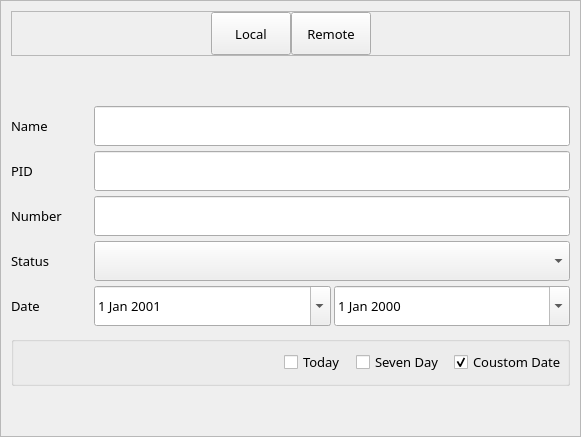
        <widget class="QFrame" name="frame">
         <property name="sizePolicy">
          <sizepolicy hsizetype="Preferred" vsizetype="Preferred">
           <horstretch>0</horstretch>
           <verstretch>0</verstretch>
          </sizepolicy>
         </property>
         <property name="minimumSize">
          <size>
           <width>325</width>
           <height>0</height>
          </size>
         </property>
         <property name="frameShape">
          <enum>QFrame::StyledPanel</enum>
         </property>
         <property name="frameShadow">
          <enum>QFrame::Raised</enum>
         </property>
         <layout class="QVBoxLayout" name="verticalLayout">
          <property name="spacing">
           <number>10</number>
          </property>
          <property name="leftMargin">
           <number>10</number>
          </property>
          <property name="topMargin">
           <number>10</number>
          </property>
          <property name="rightMargin">
           <number>10</number>
          </property>
          <property name="bottomMargin">
           <number>10</number>
          </property>
          <item>
           <widget class="QFrame" name="mQueryFrm">
            <property name="minimumSize">
             <size>
              <width>0</width>
              <height>45</height>
             </size>
            </property>
            <property name="maximumSize">
             <size>
              <width>16777215</width>
              <height>84</height>
             </size>
            </property>
            <property name="frameShape">
             <enum>QFrame::StyledPanel</enum>
            </property>
            <property name="frameShadow">
             <enum>QFrame::Raised</enum>
            </property>
            <layout class="QHBoxLayout" name="horizontalLayout_4">
             <property name="spacing">
              <number>0</number>
             </property>
             <property name="leftMargin">
              <number>0</number>
             </property>
             <property name="topMargin">
              <number>0</number>
             </property>
             <property name="rightMargin">
              <number>0</number>
             </property>
             <property name="bottomMargin">
              <number>0</number>
             </property>
             <item>
              <spacer name="horizontalSpacer">
               <property name="orientation">
                <enum>Qt::Horizontal</enum>
               </property>
               <property name="sizeHint" stdset="0">
                <size>
                 <width>199</width>
                 <height>20</height>
                </size>
               </property>
              </spacer>
             </item>
             <item>
              <widget class="QPushButton" name="mRemoteOrLocal">
               <property name="sizePolicy">
                <sizepolicy hsizetype="Preferred" vsizetype="Preferred">
                 <horstretch>0</horstretch>
                 <verstretch>0</verstretch>
                </sizepolicy>
               </property>
               <property name="minimumSize">
                <size>
                 <width>65</width>
                 <height>40</height>
                </size>
               </property>
               <property name="font">
                <font>
                 <family>微软雅黑</family>
                 <pointsize>10</pointsize>
                </font>
               </property>
               <property name="whatsThis">
                <string/>
               </property>
               <property name="text">
                <string>Local</string>
               </property>
              </widget>
             </item>
             <item>
              <widget class="QPushButton" name="mRemoteOrLocal2">
               <property name="sizePolicy">
                <sizepolicy hsizetype="Preferred" vsizetype="Preferred">
                 <horstretch>0</horstretch>
                 <verstretch>0</verstretch>
                </sizepolicy>
               </property>
               <property name="minimumSize">
                <size>
                 <width>65</width>
                 <height>40</height>
                </size>
               </property>
               <property name="font">
                <font>
                 <family>微软雅黑</family>
                 <pointsize>10</pointsize>
                </font>
               </property>
               <property name="text">
                <string>Remote</string>
               </property>
              </widget>
             </item>
             <item>
              <spacer name="horizontalSpacer_2">
               <property name="orientation">
                <enum>Qt::Horizontal</enum>
               </property>
               <property name="sizeHint" stdset="0">
                <size>
                 <width>198</width>
                 <height>20</height>
                </size>
               </property>
              </spacer>
             </item>
            </layout>
           </widget>
          </item>
          <item>
           <spacer name="verticalSpacer_3">
            <property name="orientation">
             <enum>Qt::Vertical</enum>
            </property>
            <property name="sizeHint" stdset="0">
             <size>
              <width>20</width>
              <height>40</height>
             </size>
            </property>
           </spacer>
          </item>
          <item>
           <layout class="QGridLayout" name="gridLayout">
            <property name="horizontalSpacing">
             <number>3</number>
            </property>
            <property name="verticalSpacing">
             <number>5</number>
            </property>
            <item row="2" column="0">
             <widget class="QLabel" name="AccessionLabel_3">
              <property name="minimumSize">
               <size>
                <width>80</width>
                <height>40</height>
               </size>
              </property>
              <property name="maximumSize">
               <size>
                <width>80</width>
                <height>45</height>
               </size>
              </property>
              <property name="font">
               <font>
                <family>微软雅黑</family>
                <pointsize>10</pointsize>
               </font>
              </property>
              <property name="text">
               <string>Number</string>
              </property>
             </widget>
            </item>
            <item row="2" column="1" colspan="2">
             <widget class="QLineEdit" name="AccessionLineEdit_3">
              <property name="sizePolicy">
               <sizepolicy hsizetype="Preferred" vsizetype="Preferred">
                <horstretch>0</horstretch>
                <verstretch>0</verstretch>
               </sizepolicy>
              </property>
              <property name="minimumSize">
               <size>
                <width>200</width>
                <height>40</height>
               </size>
              </property>
              <property name="font">
               <font>
                <family>微软雅黑</family>
                <pointsize>10</pointsize>
               </font>
              </property>
             </widget>
            </item>
            <item row="4" column="2">
             <widget class="QDateEdit" name="ToDateEdit_2">
              <property name="enabled">
               <bool>true</bool>
              </property>
              <property name="sizePolicy">
               <sizepolicy hsizetype="Preferred" vsizetype="Preferred">
                <horstretch>0</horstretch>
                <verstretch>0</verstretch>
               </sizepolicy>
              </property>
              <property name="minimumSize">
               <size>
                <width>100</width>
                <height>40</height>
               </size>
              </property>
              <property name="font">
               <font>
                <family>微软雅黑</family>
                <pointsize>10</pointsize>
               </font>
              </property>
              <property name="calendarPopup">
               <bool>true</bool>
              </property>
              <property name="currentSectionIndex">
               <number>0</number>
              </property>
              <property name="timeSpec">
               <enum>Qt::LocalTime</enum>
              </property>
             </widget>
            </item>
            <item row="0" column="0">
             <widget class="QLabel" name="PersonNameLabel_4">
              <property name="minimumSize">
               <size>
                <width>80</width>
                <height>40</height>
               </size>
              </property>
              <property name="maximumSize">
               <size>
                <width>80</width>
                <height>40</height>
               </size>
              </property>
              <property name="font">
               <font>
                <family>微软雅黑</family>
                <pointsize>10</pointsize>
               </font>
              </property>
              <property name="text">
               <string>Name</string>
              </property>
             </widget>
            </item>
            <item row="0" column="1" colspan="2">
             <widget class="QLineEdit" name="PersonNameLineEdit_2">
              <property name="sizePolicy">
               <sizepolicy hsizetype="Preferred" vsizetype="Preferred">
                <horstretch>0</horstretch>
                <verstretch>0</verstretch>
               </sizepolicy>
              </property>
              <property name="minimumSize">
               <size>
                <width>200</width>
                <height>40</height>
               </size>
              </property>
              <property name="font">
               <font>
                <family>微软雅黑</family>
                <pointsize>10</pointsize>
               </font>
              </property>
             </widget>
            </item>
            <item row="1" column="0">
             <widget class="QLabel" name="PIDLabel_2">
              <property name="sizePolicy">
               <sizepolicy hsizetype="Preferred" vsizetype="Preferred">
                <horstretch>0</horstretch>
                <verstretch>0</verstretch>
               </sizepolicy>
              </property>
              <property name="minimumSize">
               <size>
                <width>80</width>
                <height>40</height>
               </size>
              </property>
              <property name="maximumSize">
               <size>
                <width>80</width>
                <height>40</height>
               </size>
              </property>
              <property name="font">
               <font>
                <family>微软雅黑</family>
                <pointsize>10</pointsize>
               </font>
              </property>
              <property name="text">
               <string>PID</string>
              </property>
             </widget>
            </item>
            <item row="4" column="1">
             <widget class="QDateEdit" name="FromDateEdit_2">
              <property name="enabled">
               <bool>true</bool>
              </property>
              <property name="sizePolicy">
               <sizepolicy hsizetype="Preferred" vsizetype="Preferred">
                <horstretch>0</horstretch>
                <verstretch>0</verstretch>
               </sizepolicy>
              </property>
              <property name="minimumSize">
               <size>
                <width>100</width>
                <height>40</height>
               </size>
              </property>
              <property name="font">
               <font>
                <family>微软雅黑</family>
                <pointsize>10</pointsize>
               </font>
              </property>
              <property name="dateTime">
               <datetime>
                <hour>0</hour>
                <minute>0</minute>
                <second>0</second>
                <year>2001</year>
                <month>1</month>
                <day>1</day>
               </datetime>
              </property>
              <property name="time">
               <time>
                <hour>0</hour>
                <minute>0</minute>
                <second>0</second>
               </time>
              </property>
              <property name="calendarPopup">
               <bool>true</bool>
              </property>
              <property name="currentSectionIndex">
               <number>0</number>
              </property>
             </widget>
            </item>
            <item row="3" column="0">
             <widget class="QLabel" name="caijiLabel_2">
              <property name="minimumSize">
               <size>
                <width>80</width>
                <height>40</height>
               </size>
              </property>
              <property name="maximumSize">
               <size>
                <width>80</width>
                <height>40</height>
               </size>
              </property>
              <property name="font">
               <font>
                <family>微软雅黑</family>
                <pointsize>10</pointsize>
               </font>
              </property>
              <property name="text">
               <string>Status</string>
              </property>
             </widget>
            </item>
            <item row="1" column="1" colspan="2">
             <widget class="QLineEdit" name="PIDLineEdit_2">
              <property name="sizePolicy">
               <sizepolicy hsizetype="Preferred" vsizetype="Preferred">
                <horstretch>0</horstretch>
                <verstretch>0</verstretch>
               </sizepolicy>
              </property>
              <property name="minimumSize">
               <size>
                <width>200</width>
                <height>40</height>
               </size>
              </property>
              <property name="font">
               <font>
                <family>微软雅黑</family>
                <pointsize>10</pointsize>
               </font>
              </property>
             </widget>
            </item>
            <item row="3" column="1" colspan="2">
             <widget class="QComboBox" name="CJ_State_2">
              <property name="sizePolicy">
               <sizepolicy hsizetype="Preferred" vsizetype="Preferred">
                <horstretch>0</horstretch>
                <verstretch>0</verstretch>
               </sizepolicy>
              </property>
              <property name="minimumSize">
               <size>
                <width>200</width>
                <height>40</height>
               </size>
              </property>
              <property name="font">
               <font>
                <family>微软雅黑</family>
                <pointsize>10</pointsize>
               </font>
              </property>
             </widget>
            </item>
            <item row="4" column="0">
             <widget class="QLabel" name="label">
              <property name="minimumSize">
               <size>
                <width>80</width>
                <height>40</height>
               </size>
              </property>
              <property name="maximumSize">
               <size>
                <width>80</width>
                <height>40</height>
               </size>
              </property>
              <property name="font">
               <font>
                <family>微软雅黑</family>
                <pointsize>10</pointsize>
               </font>
              </property>
              <property name="text">
               <string>Date</string>
              </property>
             </widget>
            </item>
           </layout>
          </item>
          <item>
           <widget class="QGroupBox" name="mQueryDateFrm">
            <property name="minimumSize">
             <size>
              <width>0</width>
              <height>50</height>
             </size>
            </property>
            <property name="maximumSize">
             <size>
              <width>16777215</width>
              <height>50</height>
             </size>
            </property>
            <layout class="QHBoxLayout" name="horizontalLayout">
             <property name="spacing">
              <number>10</number>
             </property>
             <property name="leftMargin">
              <number>0</number>
             </property>
             <property name="topMargin">
              <number>0</number>
             </property>
             <property name="rightMargin">
              <number>0</number>
             </property>
             <property name="bottomMargin">
              <number>0</number>
             </property>
             <item>
              <spacer name="horizontalSpacer_17">
               <property name="orientation">
                <enum>Qt::Horizontal</enum>
               </property>
               <property name="sizeHint" stdset="0">
                <size>
                 <width>191</width>
                 <height>20</height>
                </size>
               </property>
              </spacer>
             </item>
             <item>
              <widget class="QCheckBox" name="scheduleTimecheckBox_2">
               <property name="minimumSize">
                <size>
                 <width>0</width>
                 <height>30</height>
                </size>
               </property>
               <property name="maximumSize">
                <size>
                 <width>16777215</width>
                 <height>30</height>
                </size>
               </property>
               <property name="font">
                <font>
                 <family>微软雅黑</family>
                 <pointsize>10</pointsize>
                </font>
               </property>
               <property name="text">
                <string>Today</string>
               </property>
               <property name="checked">
                <bool>false</bool>
               </property>
               <property name="autoExclusive">
                <bool>true</bool>
               </property>
              </widget>
             </item>
             <item>
              <widget class="QCheckBox" name="scheduleTimecheckBox_3">
               <property name="minimumSize">
                <size>
                 <width>0</width>
                 <height>30</height>
                </size>
               </property>
               <property name="maximumSize">
                <size>
                 <width>16777215</width>
                 <height>30</height>
                </size>
               </property>
               <property name="font">
                <font>
                 <family>微软雅黑</family>
                 <pointsize>10</pointsize>
                </font>
               </property>
               <property name="text">
                <string>Seven Day</string>
               </property>
               <property name="checked">
                <bool>false</bool>
               </property>
               <property name="autoExclusive">
                <bool>true</bool>
               </property>
              </widget>
             </item>
             <item>
              <widget class="QCheckBox" name="scheduleTimecheckBox_4">
               <property name="minimumSize">
                <size>
                 <width>0</width>
                 <height>30</height>
                </size>
               </property>
               <property name="maximumSize">
                <size>
                 <width>16777215</width>
                 <height>30</height>
                </size>
               </property>
               <property name="font">
                <font>
                 <family>微软雅黑</family>
                 <pointsize>10</pointsize>
                </font>
               </property>
               <property name="text">
                <string>Coustom Date</string>
               </property>
               <property name="checked">
                <bool>true</bool>
               </property>
               <property name="autoExclusive">
                <bool>true</bool>
               </property>
              </widget>
             </item>
            </layout>
           </widget>
          </item>
          <item>
           <spacer name="verticalSpacer_2">
            <property name="orientation">
             <enum>Qt::Vertical</enum>
            </property>
            <property name="sizeHint" stdset="0">
             <size>
              <width>20</width>
              <height>40</height>
             </size>
            </property>
           </spacer>
          </item>
         </layout>
        </widget>
